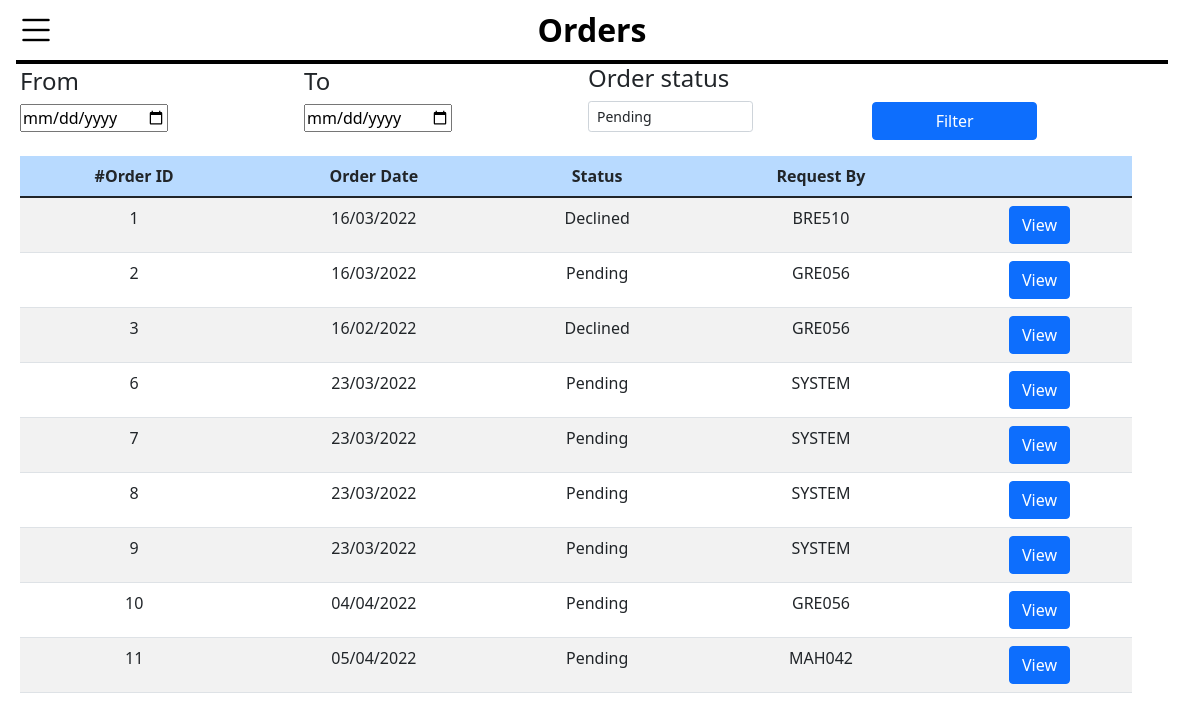
Screenshot of /Pages/Orders.php (signed in) with the database file from the repository.
### tables this page shows
CREATE TABLE `order` (
  `orderID` int(11) NOT NULL,
  `staffID` varchar(10) NOT NULL,
  `orderDate` datetime NOT NULL,
  `receiveDate` datetime DEFAULT NULL,
  `authoriserStaffID1` varchar(10) DEFAULT NULL,
  `authoriserStaffID2` varchar(10) DEFAULT NULL,
  `state` varchar(100) DEFAULT NULL,
  `orderType` enum('Singular','Monthly','Weekly') NOT NULL,
  `authoriser1AuthTime` datetime DEFAULT NULL,
  `authoriser2AuthTime` datetime DEFAULT NULL,
  `authoriser1Status` enum('Approved','Denied','Awaiting Approval','') NOT NULL DEFAULT 'Awaiting Approval',
  `authoriser2Status` enum('Approved','Denied','Awaiting Approval','') NOT NULL DEFAULT 'Awaiting Approval'
);

### Functions/checkLogin.php (called while the page is built)
<?php
function check_login($pdo)
{
    if(isset($_SESSION['staffID']))
    {
        $userid = $_SESSION['staffID'];
        $query= $pdo->prepare("SELECT * FROM staff WHERE staffID=? LIMIT 1");
        $query->execute([$userid]);
        $result = $query->fetch(PDO::FETCH_ASSOC);
        if($result)
        {
            return $result;
        }
    }
}
?>

### Pages/Orders.php (the view, shortened to what this page needs)
<?php
include "databaseConnection.php";
include "../Functions/checkLogin.php";
?>
<!DOCTYPE html>
<html>
<head>
  <link rel="stylesheet" href="../css/Sidebar.css">
  <link rel="stylesheet" href="../css/Everything.css">
  <link rel="stylesheet" href="../css/Orders.css">
  <link href="https://cdn.jsdelivr.net/npm/bootstrap@5.1.3/dist/css/bootstrap.min.css" rel="stylesheet">
  <link rel="stylesheet" href="https://cdnjs.cloudflare.com/ajax/libs/bootstrap-icons/1.8.0/font/bootstrap-icons.min.css" />
</head>
<body>
  <?php include 'navbar.php' ?>
  <div id="main">
    <div class="row align-items-end">
      <div class="form-group mb-2 col-md-3 ">
        <h4>From</h4>
        <input id="startDate" class="form-inline" name="FilterFromDate" type="date" placeholder="From">
      </div>
      <div class="form-group mb-2 col-md-3">
        <h4>To</h4>
        <input id="endDate" class="form-inline" name="FilterToDate" type="date" placeholder="To">
      </div>
      <div class="form-group mb-2 col-md-2">
        <h4>Order status</h4>
        <select id="orderStatus" class="form-control form-control-sm" name="selectOrderStatus">
          <option value="Pending">Pending</option>
        </select>
      </div>
      <div class="col-md-2">
        <button onclick="filterOrders();" type="button" class="btn btn-primary w-100">Filter</button>
      </div>
    </div>
    <div class="table-responsive mt-3">
      <table class="table table-hover text-center table-striped">
        <thead>
          <tr>
            <th id="stock-header" scope="col">#Order ID</th>
            <th id="stock-header" scope="col">Order Date</th>
            <th id="stock-header" scope="col">Status</th>
            <th id="stock-header" scope="col">Request By</th>
            <th id="stock-header" scope="col"></th>
          </tr>
        </thead>
        <tbody id="bodyOfOrders">
          <?php
          if ($user_data['orderAuthPermission'] == 1 || $user_data['viewOrderPrivilege'] == 1) {
            $query = "SELECT * FROM `order`";
          } else {
            $query = "SELECT * FROM `order` WHERE staffID='" . $user_data['staffID']."';";
          }
          $stmt = $pdo->prepare($query);
          $stmt->execute();
          while ($row = $stmt->fetch(PDO::FETCH_ASSOC)) {
            $orderID = $row['orderID'];
            echo
            "<tr>
               <td>" . $row['orderID'] . "</td>
                <td>" . date_format(date_create($row['orderDate']), "d/m/Y") . "</td>
                <td>" . $row['state'] . "</td>
                <td>" . $row['staffID'] . "</td>
                <td>
                <a href='FormDetails.php?orderID=$orderID'>
                  <button type='button' class='btn btn-primary'>
                  View
                  </button>
                  </a>
                </td>
              </tr>";
          }
          ?>
        </tbody>
      </table>
    </div>
  </div>
</body>

### css/Sidebar.css (style rules this page uses)
#main { transition: margin-left .5s; padding: 20px; }

### css/Everything.css (style rules this page uses)
body { width: 96%; }

### css/Orders.css (style rules this page uses)
#stock-header { background-color: #B8DAFF; }

### rows the page displays
order: orderID "1", orderDate "16/03/2022", state "Declined", staffID "BRE510"
order: orderID "2", orderDate "16/03/2022", state "Pending", staffID "GRE056"
order: orderID "3", orderDate "16/02/2022", state "Declined", staffID "GRE056"
order: orderID "6", orderDate "23/03/2022", state "Pending", staffID "SYSTEM"
order: orderID "7", orderDate "23/03/2022", state "Pending", staffID "SYSTEM"
order: orderID "8", orderDate "23/03/2022", state "Pending", staffID "SYSTEM"
order: orderID "9", orderDate "23/03/2022", state "Pending", staffID "SYSTEM"
order: orderID "10", orderDate "04/04/2022", state "Pending", staffID "GRE056"
order: orderID "11", orderDate "05/04/2022", state "Pending", staffID "MAH042"
